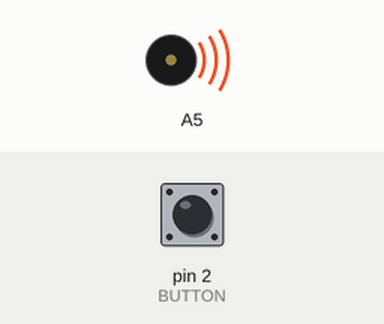
The sketch below on a simulated Arduino Uno, built with avr-gcc and run on an emulated ATmega328P. On the bench: buzzer (waves = sounding). The inputs (shaded band) are chosen by the test bench; at power-on: pin 2 (BUTTON) HIGH.

Above: at 0.06 s.
At 4.41 s:
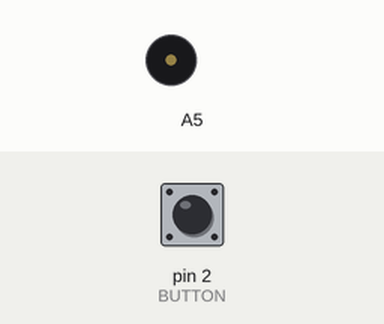
Timing chart, 0 to 5.2 s (numbered marks = the images above):
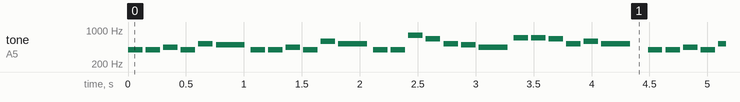

The sketch:

dtd_wk15_0531.ino
```cpp
#define ROW1 13
#define ROW2 12
#define ROW3 11
#define ROW4 10
#define ROW5 9
#define ROW6 8
#define ROW7 7
#define ROW8 6

#define COL1 5
#define COL2 4
#define COL3 3
#define COL4 A4
#define COL5 A3
#define COL6 A2
#define COL7 A1
#define COL8 A0
#define BUTTON 2

#define NOTE_C3 131
#define NOTE_D3 147
#define NOTE_E3 165
#define NOTE_F3 175
#define NOTE_G3 196
#define NOTE_A3 220
#define NOTE_B3 247
#define NOTE_C4 262
#define NOTE_D4 294
#define NOTE_E4 330
#define NOTE_F4 349
#define NOTE_G4 392
#define NOTE_A4 440
#define NOTE_B4 494
#define NOTE_C5 523
#define NOTE_D5 587
#define NOTE_E5 659
#define NOTE_F5 698
#define NOTE_G5 784
#define NOTE_A5 880
#define NOTE_B5 988

const int row[] = { ROW1, ROW2, ROW3, ROW4, ROW5, ROW6, ROW7, ROW8 };
const int col[] = { COL1, COL2, COL3, COL4, COL5, COL6, COL7, COL8 };
byte scan[8][8] = {
  {1,0,0,0,0,0,0,0},
  {0,1,0,0,0,0,0,0},
  {0,0,1,0,0,0,0,0},
  {0,0,0,1,0,0,0,0},
  {0,0,0,0,1,0,0,0},
  {0,0,0,0,0,1,0,0},
  {0,0,0,0,0,0,1,0},
  {0,0,0,0,0,0,0,1}
};
byte heart[8][8] = {
  {1,1,1,1,1,1,1,1},
  {1,0,0,1,1,0,0,1},
  {0,0,0,0,0,0,0,0},
  {0,0,0,0,0,0,0,0},
  {0,0,0,0,0,0,0,0},
  {1,0,0,0,0,0,0,1},
  {1,1,0,0,0,0,1,1},
  {1,1,1,0,0,1,1,1}
};

byte circle[8][8] = {
  {1,1,0,0,0,0,1,1},
  {1,0,1,1,1,1,0,1},
  {0,1,1,1,1,1,1,0},
  {0,1,1,1,1,1,1,0},
  {0,1,1,1,1,1,1,0},
  {0,1,1,1,1,1,1,0},
  {1,0,1,1,1,1,0,1},
  {1,1,0,0,0,0,1,1}
};

byte previousState = 1, presentState = 1, patternNumber = 0;

int melody[] = {
  NOTE_G4, NOTE_G4, NOTE_A4, NOTE_G4, NOTE_C5, NOTE_B4,
  NOTE_G4, NOTE_G4, NOTE_A4, NOTE_G4, NOTE_D5, NOTE_C5,
  NOTE_G4, NOTE_G4, NOTE_G5, NOTE_E5, NOTE_C5, NOTE_B4, NOTE_A4,
  NOTE_F5, NOTE_F5, NOTE_E5, NOTE_C5, NOTE_D5, NOTE_C5
};

int noteDurations[] = {
  4, 4, 4, 4, 4, 2,
  4, 4, 4, 4, 4, 2,
  4, 4, 4, 4, 4, 4, 2,
  4, 4, 4, 4, 4, 2
};

int thisNote = -1, noteDuration = 0;
unsigned long previousTime = 0, presentTime = 0, pauseBetweenNotes = 0;

void checkToPlay() {
  presentTime = millis();
  if (presentTime - previousTime >= pauseBetweenNotes) {
    thisNote += 1;
    if (thisNote >= sizeof(melody) / sizeof(melody[0])) {
      thisNote = -1;
      pauseBetweenNotes = 100;
      previousTime = millis();
    } else {
      noteDuration = 500 / noteDurations[thisNote];
      tone(A5, melody[thisNote], noteDuration);
      pauseBetweenNotes = noteDuration * 1.2;
      previousTime = millis();
    }
  }
}

void setup() {
  for (byte i = 0; i < sizeof(row) / sizeof(row[0]); i++) {
    pinMode(row[i], OUTPUT);
  }
  for (byte i = 0; i < sizeof(col) / sizeof(col[0]); i++) {
    pinMode(col[i], OUTPUT);
  }
  pinMode(BUTTON, INPUT_PULLUP); // 使用 INPUT_PULLUP 設置按鈕引腳
}

void loop() {
  presentState = digitalRead(BUTTON);
  if (presentState == LOW && previousState == HIGH) { // 按下按鈕時 presentState 將為 LOW
    patternNumber++;
    if (patternNumber > 1) patternNumber = 0;
  }
  if (patternNumber == 0)
    showPattern(heart);
  else if (patternNumber == 1)
    showPattern(circle);
  delay(2);
  previousState = presentState;
  checkToPlay();
}

void showPattern(byte pattern[8][8]) {
  for (byte i = 0; i < 8; i++) {
    for (byte j = 0; j < 8; j++) {
      digitalWrite(row[j], 1 - scan[i][j]);
      digitalWrite(col[j], 1 - pattern[i][j]);
    }
    for (byte j = 0; j < 8; j++) {
      digitalWrite(row[j], HIGH);
      digitalWrite(col[j], LOW);
    }
  }
}
```

Measured:
- by itself, tone on A5: plays 392 Hz for 0.13 s, 392 Hz for 0.13 s, 440 Hz for 0.13 s, 392 Hz for 0.13 s, 523 Hz for 0.13 s, 494 Hz for 0.25 s … (725 notes in this stretch)
